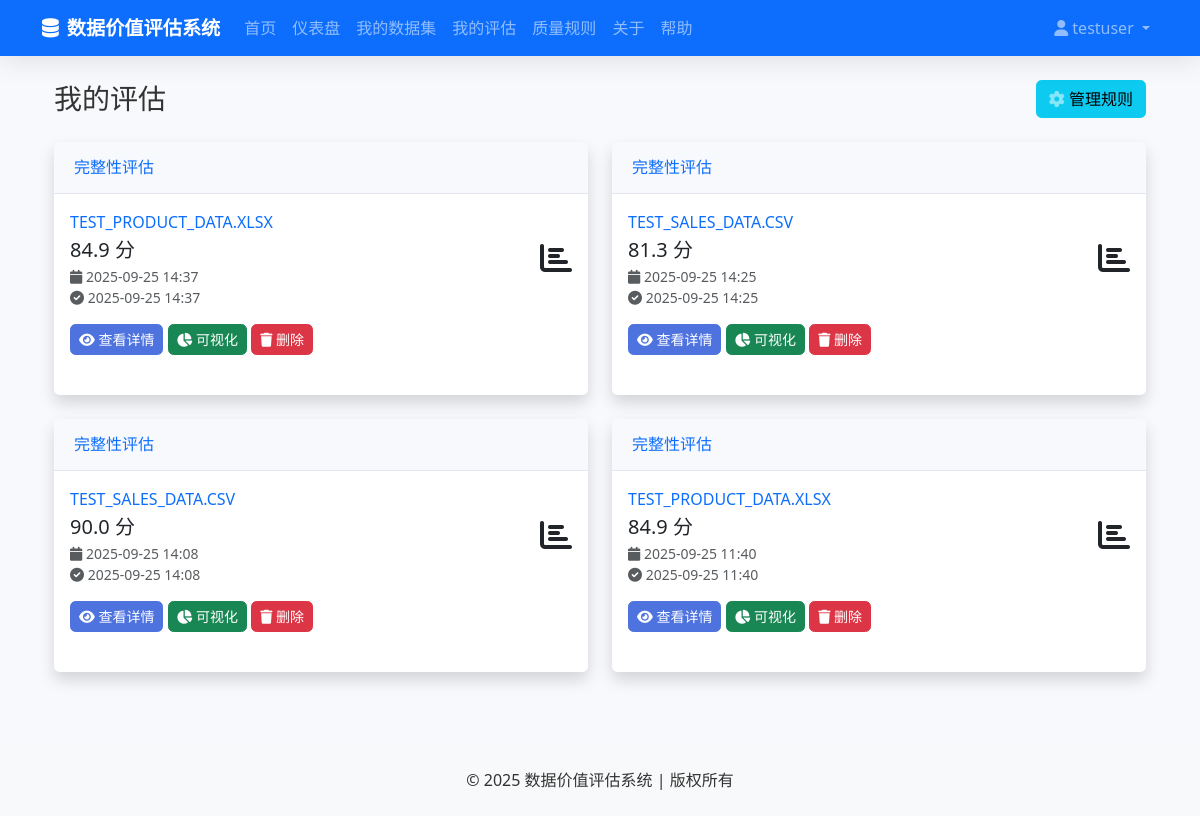
The page /assessment/assessments (signed in) on the database its author committed.
### models/user.py (models this page shows, shortened)
class User(UserMixin, db.Model):
    __tablename__ = 'users'
    id = db.Column(db.Integer, primary_key=True)
    username = db.Column(db.String(64), unique=True, index=True, nullable=False)
    email = db.Column(db.String(120), unique=True, index=True, nullable=False)
    password_hash = db.Column(db.String(128), nullable=False)
    is_admin = db.Column(db.Boolean, default=False)
    created_at = db.Column(db.DateTime, default=datetime.utcnow)
    last_login = db.Column(db.DateTime, nullable=True)
    datasets = db.relationship('Dataset', backref='owner', lazy='dynamic')
    assessments = db.relationship('Assessment', backref='user', lazy='dynamic')

### models/assessment.py (models this page shows, shortened)
class Assessment(db.Model):
    __tablename__ = 'assessments'
    id = db.Column(db.Integer, primary_key=True)
    name = db.Column(db.String(100), nullable=False)
    description = db.Column(db.Text, nullable=True)
    created_at = db.Column(db.DateTime, default=datetime.utcnow)
    completed_at = db.Column(db.DateTime, nullable=True)
    status = db.Column(db.String(20), default='pending')  # pending, processing, completed, failed
    quality_score = db.Column(db.Float, nullable=True)  # 数据质量得分
    completeness_score = db.Column(db.Float, nullable=True)  # 完整性得分
    consistency_score = db.Column(db.Float, nullable=True)  # 一致性得分
    accuracy_score = db.Column(db.Float, nullable=True)  # 准确性得分
    timeliness_score = db.Column(db.Float, nullable=True)  # 时效性得分
    business_value_score = db.Column(db.Float, nullable=True)  # 业务价值得分
    overall_value_score = db.Column(db.Float, nullable=True)  # 综合价值得分
    detailed_results = db.Column(db.Text, nullable=True)
    dataset_id = db.Column(db.Integer, db.ForeignKey('datasets.id'), nullable=False)
    user_id = db.Column(db.Integer, db.ForeignKey('users.id'), nullable=False)

### models/dataset.py (models this page shows, shortened)
class Dataset(db.Model):
    __tablename__ = 'datasets'
    id = db.Column(db.Integer, primary_key=True)
    name = db.Column(db.String(100), nullable=False)
    description = db.Column(db.Text, nullable=True)
    file_path = db.Column(db.String(255), nullable=False)
    file_type = db.Column(db.String(20), nullable=False)  # csv, json, excel等
    size_bytes = db.Column(db.Integer, nullable=False)
    row_count = db.Column(db.Integer, nullable=True)
    column_count = db.Column(db.Integer, nullable=True)
    schema = db.Column(db.Text, nullable=True)  # 存储为JSON字符串
    status = db.Column(db.String(20), default='processing')  # processing, processed, error
    created_at = db.Column(db.DateTime, default=datetime.utcnow)
    updated_at = db.Column(db.DateTime, default=datetime.utcnow, onupdate=datetime.utcnow)
    user_id = db.Column(db.Integer, db.ForeignKey('users.id'), nullable=False)
    assessments = db.relationship('Assessment', backref='dataset', lazy='dynamic')

### routes/assessment_routes.py (the view)
@assessment_bp.route('/assessments')
@login_required
def list_assessments():
    assessments = Assessment.query.filter_by(user_id=current_user.id).order_by(Assessment.created_at.desc()).all()
    dataset_ids = [a.dataset_id for a in assessments]
    datasets = {d.id: d for d in Dataset.query.filter(Dataset.id.in_(dataset_ids)).all()}
    assessments_with_local_time = []
    for assessment in assessments:
        assessment_dict = {
            'id': assessment.id,
            'name': assessment.name,
            'description': assessment.description,
            'created_at': (assessment.created_at + timedelta(hours=8)).strftime('%Y-%m-%d %H:%M'),
            'completed_at': (assessment.completed_at + timedelta(hours=8)).strftime('%Y-%m-%d %H:%M') if assessment.completed_at else None,
            'status': assessment.status,
            'quality_score': assessment.quality_score,
            'overall_score': assessment.overall_value_score,  # 添加overall_score别名
            'overall_value_score': assessment.overall_value_score,
            'dataset': datasets.get(assessment.dataset_id)
        }
        assessments_with_local_time.append(assessment_dict)
    return render_template('assessment/list_assessments.html',
                         title='我的评估',
                         assessments=assessments_with_local_time)

### templates/assessment/list_assessments.html (shortened to what this page needs)
{% extends "base.html" %}
{% block content %}
<div class="container-fluid">
    <div class="d-sm-flex align-items-center justify-content-between mb-4">
        <h1 class="h3 mb-0 text-gray-800">我的评估</h1>
        <div>
            <a href="{{ url_for('assessment.list_rules') }}" class="btn btn-info btn-icon-split mr-2">
                <span class="icon text-white-50">
                    <i class="fas fa-cog"></i>
                </span>
                <span class="text">管理规则</span>
            </a>
        </div>
    </div>
    {% if assessments %}
    <div class="row">
        {% for assessment in assessments %}
        <div class="col-xl-6 col-lg-8 mb-4">
            <div class="card shadow h-100">
                <div class="card-header py-3 d-flex flex-row align-items-center justify-content-between">
                    <h6 class="m-0 font-weight-bold text-primary">{{ assessment.name }}</h6>
                    <span class="badge badge-{{ 'success' if assessment.status == 'completed' else 'warning' if assessment.status == 'processing' else 'danger' }}">
                    </span>
                </div>
                <div class="card-body">
                    <div class="row no-gutters align-items-center">
                        <div class="col mr-2">
                            <div class="text-xs font-weight-bold text-primary text-uppercase mb-1">
                                {{ assessment.dataset.name }}
                            </div>
                            <div class="h5 mb-0 font-weight-bold text-gray-800">
                                {% if assessment.overall_score is not none %}
                                {{ "%.1f"|format(assessment.overall_score) }} 分
                                {% else %}
                                未评分
                                {% endif %}
                            </div>
                            <div class="text-muted small mt-1">
                                <i class="fas fa-calendar"></i> {{ assessment.created_at }}
                                {% if assessment.completed_at %}
                                <br><i class="fas fa-check-circle"></i> {{ assessment.completed_at }}
                                {% endif %}
                            </div>
                        </div>
                        <div class="col-auto">
                            <i class="fas fa-chart-bar fa-2x text-gray-300"></i>
                        </div>
                    </div>
                    <div class="mt-3">
                        <a href="{{ url_for('assessment.view_assessment', assessment_id=assessment.id) }}" class="btn btn-sm btn-primary">
                            <i class="fas fa-eye"></i> 查看详情
                        </a>
                        <a href="{{ url_for('visualization.visualize_assessment', assessment_id=assessment.id) }}" class="btn btn-sm btn-success">
                            <i class="fas fa-chart-pie"></i> 可视化
                        </a>
                        <form action="{{ url_for('assessment.delete_assessment', assessment_id=assessment.id) }}" method="POST" class="d-inline">
                            <button type="submit" class="btn btn-sm btn-danger" onclick="return confirm('确定要删除此评估吗？')">
                                <i class="fas fa-trash"></i> 删除
                            </button>
                        </form>
                    </div>
                </div>
            </div>
        </div>
        {% endfor %}
    </div>
    {% endif %}
</div>
{% endblock %}

### templates/base.html (shortened to what this page needs)
<!DOCTYPE html>
<html lang="zh-CN">
<head>
    <link href="https://cdn.jsdelivr.net/npm/bootstrap@5.3.0/dist/css/bootstrap.min.css" rel="stylesheet">
    <link href="https://cdnjs.cloudflare.com/ajax/libs/font-awesome/6.0.0/css/all.min.css" rel="stylesheet">
    <link href="{{ url_for('static', filename='css/style.css') }}" rel="stylesheet">
</head>
<body>
    <nav class="navbar navbar-expand-lg navbar-dark bg-primary">
        <div class="container">
            <a class="navbar-brand" href="{{ url_for('main.index') }}">
                <i class="fas fa-database me-2"></i>数据价值评估系统
            </a>
            <div class="collapse navbar-collapse" id="navbarNav">
                <ul class="navbar-nav me-auto">
                    <li class="nav-item">
                        <a class="nav-link" href="{{ url_for('main.index') }}">首页</a>
                    </li>
                    {% if current_user.is_authenticated %}
                    <li class="nav-item">
                        <a class="nav-link" href="{{ url_for('main.dashboard') }}">仪表盘</a>
                    </li>
                    <li class="nav-item">
                        <a class="nav-link" href="{{ url_for('data.list_datasets') }}">我的数据集</a>
                    </li>
                    <li class="nav-item">
                        <a class="nav-link" href="{{ url_for('assessment.list_assessments') }}">我的评估</a>
                    </li>
                    <li class="nav-item">
                        <a class="nav-link" href="{{ url_for('assessment.list_rules') }}">质量规则</a>
                    </li>
                    {% endif %}
                    <li class="nav-item">
                        <a class="nav-link" href="{{ url_for('main.about') }}">关于</a>
                    </li>
                    <li class="nav-item">
                        <a class="nav-link" href="{{ url_for('main.help') }}">帮助</a>
                    </li>
                </ul>
                <ul class="navbar-nav">
                    {% if current_user.is_authenticated %}
                    <li class="nav-item dropdown">
                        <a class="nav-link dropdown-toggle" href="#" id="userDropdown" role="button" data-bs-toggle="dropdown">
                            <i class="fas fa-user me-1"></i>{{ current_user.username }}
                        </a>
                    </li>
                    {% endif %}
                </ul>
            </div>
        </div>
    </nav>
    <main class="container my-4">
        {% block content %}{% endblock %}
    </main>
    <footer class="bg-light py-4 mt-5">
        <div class="container text-center">
            <p class="mb-0">&copy; 2025 数据价值评估系统 | 版权所有</p>
        </div>
    </footer>
</body>
</html>

### static/css/style.css (style rules this page uses)
:root { --primary-color: #4e73df; --secondary-color: #6c757d; --success-color: #1cc88a; --info-color: #36b9cc; --warning-color: #f6c23e; --danger-color: #e74a3b; --light-color: #f8f9fc; --dark-color: #5a5c69; }
body { font-family: 'Nunito', 'Segoe UI', Roboto, Arial, sans-serif; background-color: #f8f9fc; color: #333; }
.navbar { box-shadow: 0 0.15rem 1.75rem 0 rgba(58, 59, 69, 0.15); }
.navbar-brand { font-weight: 700; font-size: 1.2rem; }
.card { border: none; border-radius: 0.35rem; box-shadow: 0 0.15rem 1.75rem 0 rgba(58, 59, 69, 0.1); margin-bottom: 1.5rem; }
.card-header { background-color: #f8f9fc; border-bottom: 1px solid #e3e6f0; padding: 0.75rem 1.25rem; }
.btn { border-radius: 0.35rem; }
.btn-primary { background-color: var(--primary-color); border-color: var(--primary-color); }
.badge { font-weight: 600; padding: 0.35em 0.65em; border-radius: 0.35rem; }

### rows shown on the page
User: username "testuser"
Assessment: name "完整性评估", dataset.name "TEST_PRODUCT_DATA.XLSX", overall_score "84.9", created_at "2025-09-25 14:37", completed_at "2025-09-25 14:37"
Assessment: name "完整性评估", dataset.name "TEST_SALES_DATA.CSV", overall_score "81.3", created_at "2025-09-25 14:25", completed_at "2025-09-25 14:25"
Assessment: name "完整性评估", dataset.name "TEST_SALES_DATA.CSV", overall_score "90.0", created_at "2025-09-25 14:08", completed_at "2025-09-25 14:08"
Assessment: name "完整性评估", dataset.name "TEST_PRODUCT_DATA.XLSX", overall_score "84.9", created_at "2025-09-25 11:40", completed_at "2025-09-25 11:40"
